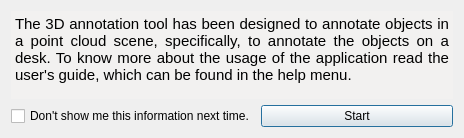
<?xml version="1.0" encoding="UTF-8"?>
<ui version="4.0">
 <class>initialmessagedialog</class>
 <widget class="QDialog" name="initialmessagedialog">
  <property name="geometry">
   <rect>
    <x>0</x>
    <y>0</y>
    <width>464</width>
    <height>138</height>
   </rect>
  </property>
  <property name="windowTitle">
   <string>Dialog</string>
  </property>
  <layout class="QHBoxLayout" name="horizontalLayout_2">
   <item>
    <layout class="QVBoxLayout" name="verticalLayout">
     <item>
      <widget class="QTextBrowser" name="textBrowser">
       <property name="palette">
        <palette>
         <active>
          <colorrole role="Base">
           <brush brushstyle="SolidPattern">
            <color alpha="255">
             <red>242</red>
             <green>241</green>
             <blue>240</blue>
            </color>
           </brush>
          </colorrole>
         </active>
         <inactive>
          <colorrole role="Base">
           <brush brushstyle="SolidPattern">
            <color alpha="255">
             <red>242</red>
             <green>241</green>
             <blue>240</blue>
            </color>
           </brush>
          </colorrole>
         </inactive>
         <disabled>
          <colorrole role="Base">
           <brush brushstyle="SolidPattern">
            <color alpha="255">
             <red>255</red>
             <green>255</green>
             <blue>255</blue>
            </color>
           </brush>
          </colorrole>
         </disabled>
        </palette>
       </property>
       <property name="frameShape">
        <enum>QFrame::NoFrame</enum>
       </property>
       <property name="html">
        <string>&lt;!DOCTYPE HTML PUBLIC &quot;-//W3C//DTD HTML 4.0//EN&quot; &quot;http://www.w3.org/TR/REC-html40/strict.dtd&quot;&gt;
&lt;html&gt;&lt;head&gt;&lt;meta name=&quot;qrichtext&quot; content=&quot;1&quot; /&gt;&lt;style type=&quot;text/css&quot;&gt;
p, li { white-space: pre-wrap; }
&lt;/style&gt;&lt;/head&gt;&lt;body style=&quot; font-family:'Ubuntu'; font-size:11pt; font-weight:400; font-style:normal;&quot;&gt;
&lt;p align=&quot;justify&quot; style=&quot; margin-top:0px; margin-bottom:0px; margin-left:0px; margin-right:0px; -qt-block-indent:0; text-indent:0px;&quot;&gt;The 3D annotation tool has been designed to annotate objects in a point cloud scene, specifically, to annotate the objects on a desk. To know more about the usage of the application read the user's guide, which can be found in the help menu.&lt;/p&gt;&lt;/body&gt;&lt;/html&gt;</string>
       </property>
       <property name="textInteractionFlags">
        <set>Qt::NoTextInteraction</set>
       </property>
      </widget>
     </item>
     <item>
      <layout class="QHBoxLayout" name="horizontalLayout">
       <item>
        <widget class="QCheckBox" name="checkBox">
         <property name="text">
          <string>Don't show me this information next time.</string>
         </property>
        </widget>
       </item>
       <item>
        <widget class="QPushButton" name="pushButton">
         <property name="text">
          <string>Start</string>
         </property>
        </widget>
       </item>
      </layout>
     </item>
    </layout>
   </item>
  </layout>
 </widget>
 <resources/>
 <connections/>
</ui>
